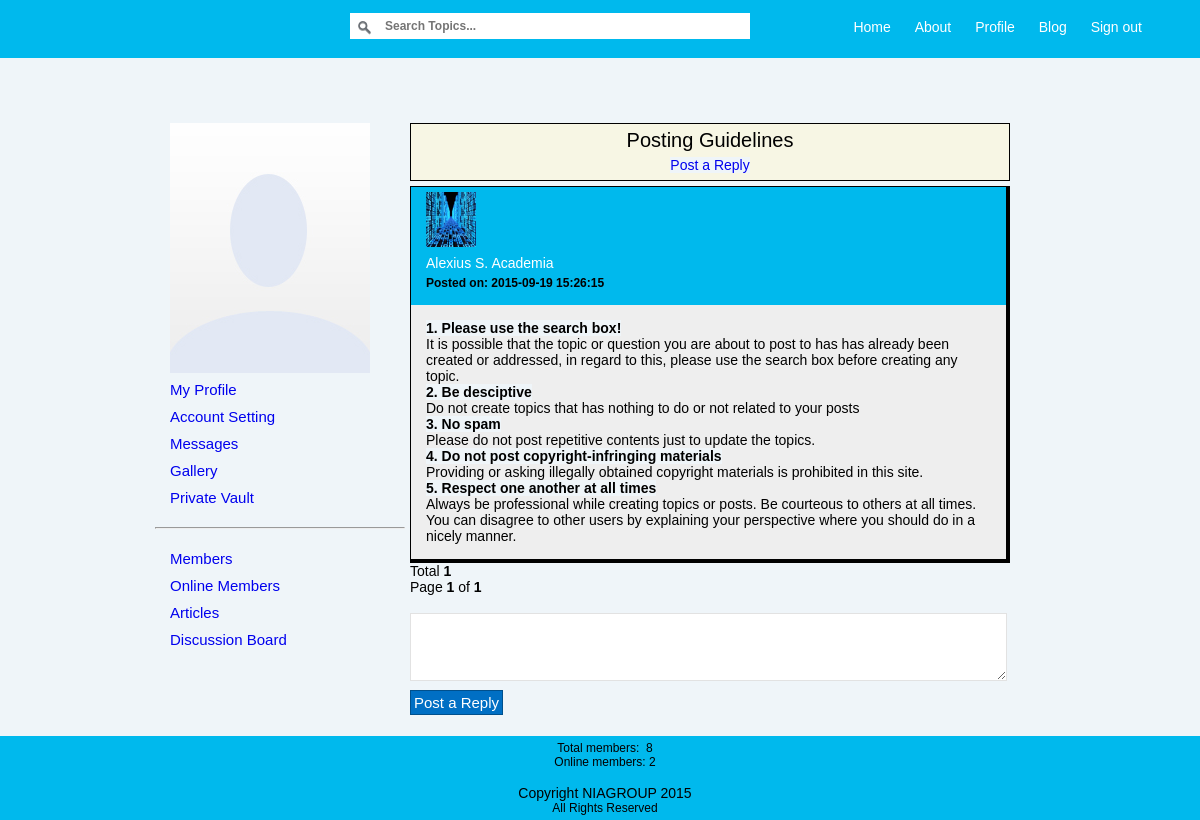
Page /posts.php?topic_id=5 (signed in) on the committed database.
### tables this page shows
CREATE TABLE IF NOT EXISTS `forum_posts` (
  `post_id` int(11) NOT NULL AUTO_INCREMENT,
  `topic` int(11) NOT NULL,
  `posted_by` int(11) NOT NULL,
  `post_body` longtext NOT NULL,
  `date_posted` datetime NOT NULL,
  PRIMARY KEY (`post_id`),
  KEY `topic` (`topic`),
  KEY `posted_by` (`posted_by`),
  KEY `topic_2` (`topic`),
  KEY `posted_by_2` (`posted_by`),
  KEY `posted_by_3` (`posted_by`)
);

### posts.php (the view, shortened to what this page needs)
<?php
	include( 'inc/header.inc.php' );
	if(!isset($_SESSION['uname_log'])){
		header( "location: index.php" );
	}else{
		$topic_id = $_GET['topic_id'];
		$topic_title = implode(mysqli_fetch_assoc($mysqli->query( "SELECT topic_title FROM forum_topics WHERE topic_id='$topic_id'" )));
		?>
			<div style="width: 900px; margin: 0px auto 0px auto;">
				<div class="homeNav">
					<?php include( 'inc/main_left_nav.php' ); ?>
				</div>
				<div class="homeMainContent">
					<div class="posts_header">
						<?php echo $topic_title; ?>
						<br>
						<a href="#reply">Post a Reply</a>
					</div>
					<?php
						$limit_query = mysqli_query($mysqli, "SELECT COUNT(post_id) FROM forum_posts WHERE topic='$topic_id'");
						$row_query = mysqli_fetch_row($limit_query);
						$total_rows = $row_query[0];
						$limit_per_page = 10;
						$last_page = ceil($total_rows/$limit_per_page);
						$pagenum = 1;
						$limit = 'LIMIT ' . ($pagenum-1) * $limit_per_page . ',' . $limit_per_page;
						$sql_forum_posts = "SELECT * FROM forum_posts WHERE topic='$topic_id' ORDER BY post_id DESC $limit";
						if(!$result_forum_posts = $mysqli->query($sql_forum_posts)){
							echo $mysqli->error;
							echo "<br>" . $mysqli->errno;
						}else{
							$textline1 = "Total <b>$total_rows</b>";
							$textline2 = "Page <b>$pagenum</b> of <b>$last_page</b>";
							while($row_forum_posts = $result_forum_posts->fetch_assoc()){
								$posted_by = $row_forum_posts['posted_by'];
								$post_body = $row_forum_posts['post_body'];
								$date_posted = $row_forum_posts['date_posted'];
								?>
									<div class="post_box">
										<div class="poster_detail">
											<div class="poster_avatar">
												<?php getAvatar($posted_by); ?>
											</div>
											<div class="poster_username">
												<?php getName($posted_by); ?>
											</div>
											<div class="post_date">
												<?php echo 'Posted on: ' . $date_posted; ?>
											</div>
										</div>
										<div class="post_body">
											<?php echo $post_body; ?>
										</div>
									</div>
								<?php
							}
							echo $textline1 . "<br>" . $textline2;
						}
					?>
					<a name="reply">
					<div class="reply_box">
						<form action="post_reply.php" method="POST">
							<textarea id="txtArea" onkeypress="addNewLine()" type="text" name="post_reply" rows="4" class="timeline_input"></textarea>
							<input type="submit" name="submit_post" value="Post a Reply">
						</form>
					</div>
				</div>
			</div>
		<?php
	}
	include( 'inc/footer.inc.php' );
?>

### inc/func.php (shortened to what this page needs)
<?php
	function onlineMembersCount(){
		include( 'connect.inc.php' );
		$sql = "SELECT * FROM users_log WHERE status='1'";
		if($result = $mysqli->query($sql)){
			$row_count = mysqli_num_rows($result);
			echo "Online members: " . $row_count ;
		}else{
			echo $mysqli->error;
		}
	}
	function getTotalMembers(){
		include( 'connect.inc.php' );
		$err_msg = "";
		$sql_users = "SELECT * FROM users";
		if($result_users = $mysqli->query($sql_users)){
			$total = $result_users->num_rows;
			$err_msg = $total;
		}else{
			$err_msg = $mysqli->error;
		}
		echo $err_msg;
	}
					?>
					<?php
	function getAvatar($user_id){
		include( 'connect.inc.php' );
		$avatar = implode(mysqli_fetch_assoc($mysqli->query( "SELECT avatar FROM users WHERE id='$user_id'" )));
		echo '<img src="'. $avatar .'" width="50" height="55"/>';
	}
	function getName($user_id){
		include( 'connect.inc.php' );
		$fname = implode(mysqli_fetch_assoc($mysqli->query( "SELECT first_name FROM users WHERE id='$user_id'" )));
		$lname = implode(mysqli_fetch_assoc($mysqli->query( "SELECT last_name FROM users WHERE id='$user_id'" )));
		$username = implode(mysqli_fetch_assoc($mysqli->query( "SELECT username FROM users WHERE id='$user_id'" )));
		echo '<a href="'. $username .'" >'. $fname . " " . $lname .'</a>';
	}
					?>

### css/style.css (style rules this page uses)
* { font-family: Arial, Helvetica, Sans-serif; margin: 0px; padding: 0px; font-size: 14px; background-color: #eff5f9; text-decoration: none; }
input[type="submit"] { background-color: #006FC4; border: 1px solid #00508D; font-size: 15px; padding: 3px; margin-top: 3px; color: #FFFFFF; border-radius: 0px; }
.homeNav { width: 250px; padding-right: 5px; padding-top: 5px; padding-bottom: 5px; padding-left: 5px; float: left; margin-top: 60px; margin-bottom: 100px; }
.homeMainContent { width: 600px; padding-right: 0px; padding-top: 5px; padding-bottom: 5px; padding-left: 0px; float: left; margin-top: 60px; margin-bottom: 100px; }
.timeline_input { background-color: #FFFFFF; border: 1px solid #E2E2E2; font-size: 15px; padding: 5px; margin-top: 3px; margin-bottom: 3px; outline: none; width: 100%; font-size: 12px; }
.posts_header { text-align: center; font-size: 20px; padding: 5px; border: 1px solid; border-radius: 0px; background-color: #f7f6e4; }
.post_box { border-top: 1px solid; border-left: 1px solid; border-right: 4px solid; border-bottom: 4px solid; margin-top: 5px; background-color: #00b9ed; }
.poster_detail { background-color: #00b9ed; font-weight: 600; }
.poster_avatar { background-color: transparent; padding-left: 15px; padding-top: 5px; }
.poster_username { background-color: #00b9ed; padding: 5px 5px 5px 15px; font-weight: 500; font-size: 12px; }
.poster_username a { text-decoration: none; color: #FFFFFF; background-color: #00b9ed; }
.post_date { background-color: transparent; font-size: 12px; padding-bottom: 15px; padding-left: 15px; }
.post_body { padding: 15px; background-color: #eeeeee; margin: 0; width: 95%; overflow: auto; }
.reply_box { margin-top: 15px; padding-right: 15px; }

### rows in the picture
forum_posts: fname "Alexius S.", lname "Academia", date_posted "2015-09-19 15:26:15", post_body "1. Please use the search box! It is possible that the topic or question you are about to post to has has already been created or addressed, in regard to this, please use the search box before creating any topic. 2. Be desciptive Do not create topics that has nothing to do or not related to your posts 3. No spam Please do not post repetitive contents just to update the topics. 4. Do not post copyright-infringing materials Providing or asking illegally obtained copyright materials is prohibited in this site. 5. Respect one another at all times Always be professional while creating topics or posts. Be courteous to others at all times. You can disagree to other users by explaining your…"

### other values in the picture
$topic_title "Posting Guidelines"
$total_rows "1"
$pagenum "1"
$last_page "1"
$err_msg "8"
$row_count "2"
